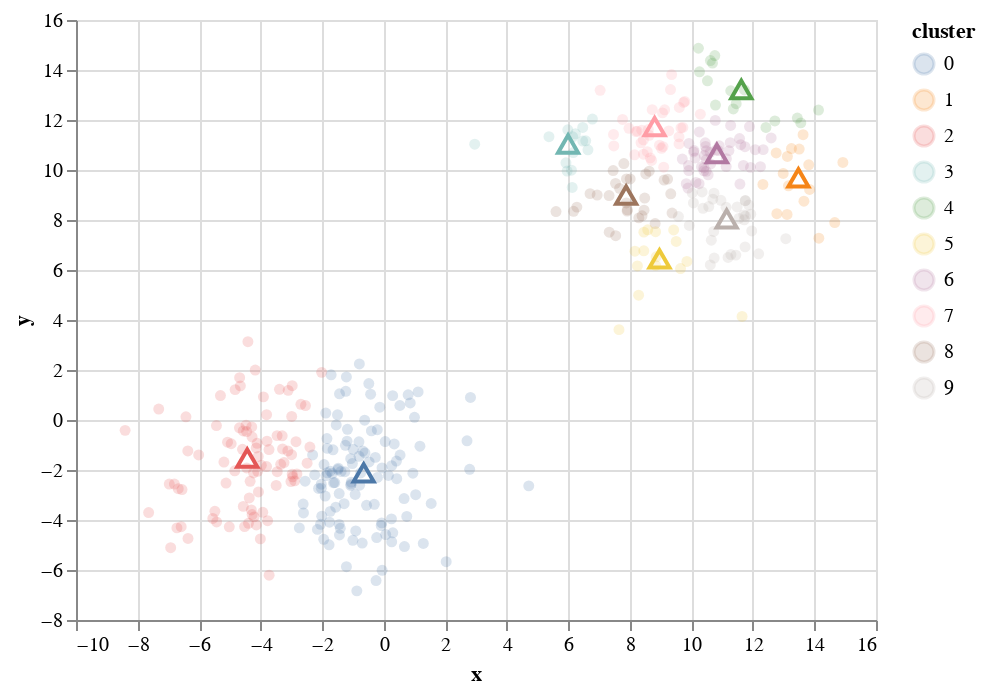

The code cell stored with this chart in its notebook:
### Code cell
display(plot_mean)

### Figure 1 — Vega-Lite specification as saved in the notebook (floating-point values rounded to 4 significant figures; data arrays with more than 128 entries replaced by an {"elided": "..."} marker saying what was removed)
{"config": {"view": {"continuousWidth": 400, "continuousHeight": 300}}, "layer": [{"data": {"name": "data-8e1e58e77755cb9939ff0c2efe5e1b8e"}, "mark": {"type": "circle", "opacity": 0.2}, "encoding": {"color": {"type": "nominal", "field": "cluster"}, "x": {"type": "quantitative", "field": "x"}, "y": {"type": "quantitative", "field": "y"}}}, {"data": {"name": "data-90e09cde9908d01e6377aa8eb40ba54c"}, "mark": {"type": "point", "opacity": 1, "size": 100}, "encoding": {"color": {"type": "nominal", "field": "cluster"}, "shape": {"value": "triangle"}, "x": {"type": "quantitative", "field": "x"}, "y": {"type": "quantitative", "field": "y"}}}], "$schema": "https://vega.github.io/schema/vega-lite/v4.8.1.json", "datasets": {"data-8e1e58e77755cb9939ff0c2efe5e1b8e": {"elided": "400 records"}, "data-90e09cde9908d01e6377aa8eb40ba54c": [{"cluster": 0, "x": -0.6514, "y": -2.232}, {"cluster": 1, "x": 13.48, "y": 9.57}, {"cluster": 2, "x": -4.435, "y": -1.639}, {"cluster": 3, "x": 5.992, "y": 10.92}, {"cluster": 4, "x": 11.62, "y": 13.11}, {"cluster": 5, "x": 8.963, "y": 6.329}, {"cluster": 6, "x": 10.83, "y": 10.55}, {"cluster": 7, "x": 8.804, "y": 11.62}, {"cluster": 8, "x": 7.879, "y": 8.877}, {"cluster": 9, "x": 11.15, "y": 7.932}]}}
